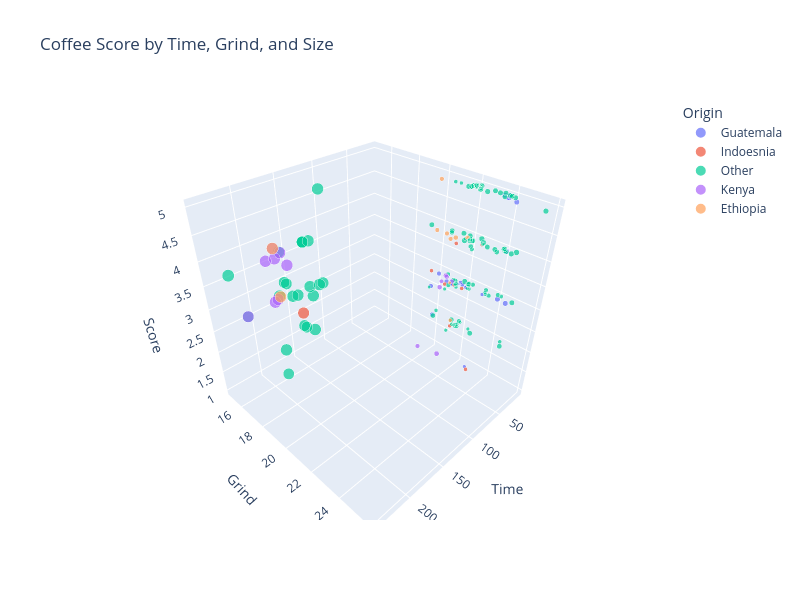

Write notebook code for a chart like this one.
### Code cell
fig = px.scatter_3d(
    data_frame=coffee,
    x='Time',
    y='Grind',
    z='Score',
    size='Size',
    color='Origin',
    title='Coffee Score by Time, Grind, and Size',
    width=800,
    height=600
)

fig.show()

### Figure 1 — Plotly figure (JSON) as saved in the notebook; plotly's stock layout.template omitted (floating-point values rounded to 4 significant figures)
{"data": [{"hovertemplate": "Origin=Guatemala<br>Time=%{x}<br>Grind=%{y}<br>Score=%{z}<br>Size=%{marker.size}<extra></extra>", "legendgroup": "Guatemala", "marker": {"color": "#636efa", "size": [8, 8, 8, 8, 8, 8, 8, 8, 7, 6, 6, 6, 5, 6, 4, 12, 11, 11, 11, 11, 11, 11, 11, 11], "sizemode": "area", "sizeref": 0.1425, "symbol": "circle"}, "mode": "markers", "name": "Guatemala", "scene": "scene", "showlegend": true, "type": "scatter3d", "x": [30, 30, 30, 30, 25, 27, 23, 50, 23, 25, 23, 24, 20, 21, 25, 18, 20, 23, 26, 22, 18, 20, 20, 21], "y": [21.3, 21.6, 21.6, 21.7, 22.4, 20.4, 20.5, 21.0, 22.1, 22.4, 22.0, 23.4, 22.8, 21.9, 21.9, 24.2, 24.0, 24.0, 24.5, 24.0, 23.9, 23.7, 24.2, 24.7], "z": [3, 3, 3, 3, 3, 2, 3, 3, 3, 3, 2, 3, 1, 3, 3, 4, 5, 5, 5, 5, 5, 5, 3, 3]}, {"hovertemplate": "Origin=Indoesnia<br>Time=%{x}<br>Grind=%{y}<br>Score=%{z}<br>Size=%{marker.size}<extra></extra>", "legendgroup": "Indoesnia", "marker": {"color": "#EF553B", "size": [6, 6, 6, 6, 6, 6, 6, 6, 51], "sizemode": "area", "sizeref": 0.1425, "symbol": "circle"}, "mode": "markers", "name": "Indoesnia", "scene": "scene", "showlegend": true, "type": "scatter3d", "x": [24, 30, 40, 30, 36, 30, 24, 23, 135], "y": [20.0, 21.8, 22.0, 22.3, 21.4, 21.8, 23.0, 23.0, 15.0], "z": [3, 2, 4, 3, 3, 3, 4, 1, 2]}, {"hovertemplate": "Origin=Other<br>Time=%{x}<br>Grind=%{y}<br>Score=%{z}<br>Size=%{marker.size}<extra></extra>", "legendgroup": "Other", "marker": {"color": "#00cc96", "size": [6, 5, 4, 5, 6, 7, 6, 5, 5, 5, 6, 6, 6, 6, 6, 6, 6, 6, 6, 8, 8, 10, 11, 11, 11, 10, 10, 10, 11, 6, 5, 5, 5, 8, 6, 7, 10, 8, 9, 8, 8, 8, 10, 12, 12, 12, 12, 12, 12, 12, 12, 12, 13, 13, 12, 12, 12, 12, 12, 12, 12, 12, 12, 12, 12, 12, 8, 12, 12, 11, 11, 11, 11, 11, 11, 11, 11, 11, 11, 11, 11, 11, 11, 11, 11, 11, 11, 11, 50, 50, 50, 50, 50, 48, 54, 57, 54, 54, 54, 54, 54, 54, 54, 54, 54, 54, 53, 54, 53, 53], "sizemode": "area", "sizeref": 0.1425, "symbol": "circle"}, "mode": "markers", "name": "Other", "scene": "scene", "showlegend": true, "type": "scatter3d", "x": [26, 40, 53, 44, 28, 25, 25, 25, 23, 21, 24, 32, 25, 25, 25, 17, 20, 21, 21, 39, 35, 28, 27, 24, 23, 23, 20, 19, 16, 22, 20, 19, 16, 15, 14, 13, 21, 21, 23, 17, 15, 13, 35, 25, 29, 24, 24, 23, 16, 22, 23, 25, 19, 13, 13, 26, 20, 21, 20, 24, 24, 24, 17, 25, 18, 18, 14, 16, 19, 19, 17, 18, 17, 18, 18, 17, 15, 16, 17, 15, 15, 23, 26, 24, 25, 23, 16, 20, 225, 160, 160, 150, 150, 180, 192, 240, 180, 180, 165, 144, 146, 150, 170, 135, 154, 150, 130, 135, 145, 150], "y": [21.8, 21.9, 21.0, 21.7, 21.8, 22.1, 21.9, 22.0, 23.0, 23.0, 21.4, 22.0, 21.1, 22.5, 22.6, 20.3, 22.3, 23.5, 22.4, 22.9, 21.6, 20.5, 21.8, 19.8, 22.4, 21.5, 21.0, 21.5, 22.0, 22.0, 22.7, 23.4, 22.0, 21.9, 24.6, 24.2, 24.8, 23.7, 21.1, 20.9, 22.5, 24.0, 22.7, 22.3, 22.1, 22.0, 22.0, 22.5, 22.0, 22.2, 21.6, 22.0, 22.9, 24.6, 22.6, 21.9, 22.2, 22.0, 22.1, 22.5, 22.9, 22.4, 22.3, 25.9, 22.1, 22.3, 23.3, 22.3, 24.5, 24.2, 23.1, 23.4, 23.9, 24.1, 24.2, 24.0, 24.9, 24.0, 24.0, 24.0, 23.6, 23.8, 23.9, 23.3, 23.0, 23.7, 21.6, 22.4, 16.5, 15.4, 15.2, 16.0, 16.2, 16.0, 17.0, 16.7, 16.5, 16.1, 16.7, 16.6, 16.7, 16.5, 16.6, 17.1, 17.3, 16.5, 16.7, 16.7, 16.5, 16.5], "z": [2, 2, 3, 3, 3, 2, 2, 4, 4, 4, 5, 3, 5, 3, 3, 2, 5, 3, 3, 4, 3, 2, 3, 4, 4, 3, 4, 2, 4, 2, 2, 3, 2, 2, 2, 3, 2, 3, 4, 3, 3, 3, 4, 4, 4, 5, 5, 5, 3, 4, 3, 2, 4, 4, 4, 5, 5, 5, 5, 5, 5, 4, 3, 5, 5, 3, 3, 5, 4, 4, 5, 5, 5, 4, 5, 5, 3, 4, 5, 4, 5, 5, 4, 4, 2, 4, 4, 5, 3, 3, 3, 2, 2, 1, 2, 4, 4, 3, 3, 4, 2, 4, 3, 5, 3, 4, 3, 3, 3, 4]}, {"hovertemplate": "Origin=Kenya<br>Time=%{x}<br>Grind=%{y}<br>Score=%{z}<br>Size=%{marker.size}<extra></extra>", "legendgroup": "Kenya", "marker": {"color": "#ab63fa", "size": [7, 8, 9, 10, 9, 9, 8, 51, 54, 54, 54, 54, 54, 54, 55], "sizemode": "area", "sizeref": 0.1425, "symbol": "circle"}, "mode": "markers", "name": "Kenya", "scene": "scene", "showlegend": true, "type": "scatter3d", "x": [34, 85, 45, 25, 21, 22, 26, 225, 191, 180, 180, 200, 190, 185, 190], "y": [21.1, 21.7, 21.4, 20.9, 20.9, 21.0, 21.5, 16.5, 16.9, 16.6, 16.0, 16.8, 17.8, 16.3, 16.4], "z": [3, 2, 3, 1, 3, 3, 3, 3, 4, 4, 4, 4, 4, 3, 3]}, {"hovertemplate": "Origin=Ethiopia<br>Time=%{x}<br>Grind=%{y}<br>Score=%{z}<br>Size=%{marker.size}<extra></extra>", "legendgroup": "Ethiopia", "marker": {"color": "#FFA15A", "size": [6, 4, 5, 4, 8, 9, 8, 8, 8, 51, 54], "sizemode": "area", "sizeref": 0.1425, "symbol": "circle"}, "mode": "markers", "name": "Ethiopia", "scene": "scene", "showlegend": true, "type": "scatter3d", "x": [21, 30, 22, 20, 36, 30, 29, 30, 29, 180, 180], "y": [21.5, 21.5, 22.0, 22.0, 21.5, 21.6, 20.4, 20.4, 21.0, 16.2, 16.0], "z": [2, 3, 4, 4, 4, 4, 5, 4, 4, 3, 4]}], "layout": {"height": 600, "legend": {"itemsizing": "constant", "title": {"text": "Origin"}, "tracegroupgap": 0}, "scene": {"domain": {"x": [0, 1], "y": [0, 1]}, "xaxis": {"title": {"text": "Time"}}, "yaxis": {"title": {"text": "Grind"}}, "zaxis": {"title": {"text": "Score"}}}, "title": {"text": "Coffee Score by Time, Grind, and Size"}, "width": 800}}
